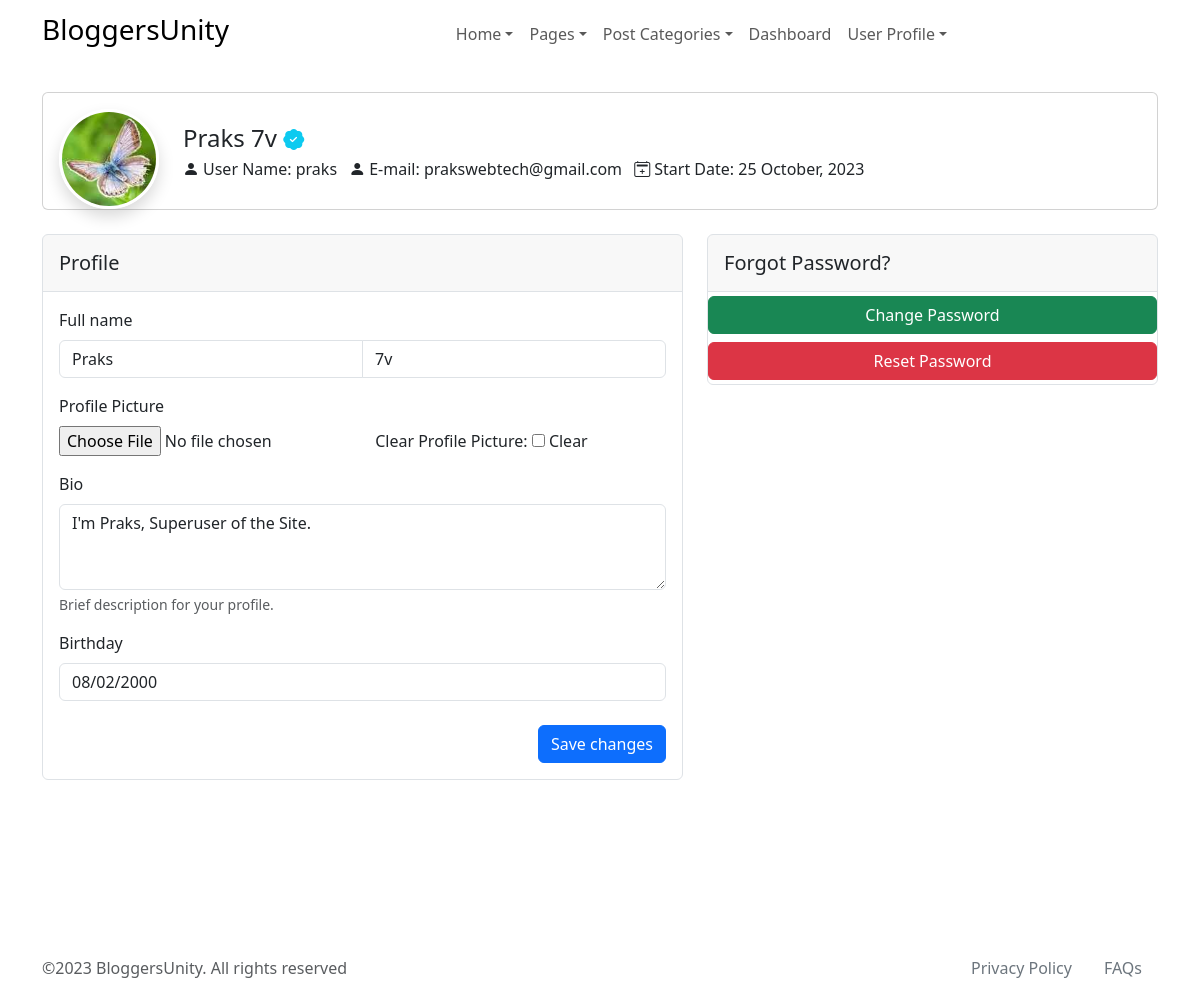
Page /user/profile/ (signed in) on the committed database.
### Tech/models.py (models this page shows, shortened)
class CustomUser(AbstractBaseUser, PermissionsMixin):
    username = models.CharField(max_length=30, unique=True)
    email = models.EmailField(unique=True)
    first_name = models.CharField(max_length=30, blank=True)
    last_name = models.CharField(max_length=30, blank=True)
    profile_picture = models.ImageField(upload_to='profile_pictures', blank=True, null=True)
    date_of_birth = models.DateField(null=True, blank=True)
    bio = models.TextField(blank=True)
    is_active = models.BooleanField(default=True)
    is_staff = models.BooleanField(default=False)
    date_joined = models.DateTimeField(default=timezone.now)
    objects = CustomUserManager()
    USERNAME_FIELD = 'email'
    REQUIRED_FIELDS = ['username']

### Tech/views.py (the view, shortened to what this page needs)
# urls.py: path('user/profile/', views.UserProfileView.as_view(), name='user_profile'),
class UserProfileView(LoginRequiredMixin, View):
    template_name = 'Tech/user_profile.html'
    def get(self, request):
        user = request.user
        form = UserProfileForm(instance=user)
        return render(request, self.template_name, {'user': user, 'form': form})

### Tech/forms.py (shortened to what this page needs)
class UserProfileForm(forms.ModelForm):
    class Meta:
        model = CustomUser
        fields = ['first_name', 'last_name', 'bio', 'profile_picture', 'date_of_birth']
    def __init__(self, *args, **kwargs):
        super(UserProfileForm, self).__init__(*args, **kwargs)
        self.fields['profile_picture'].required = False

### Tech/templates/Tech/user_profile.html (shortened to what this page needs)
{% extends 'Tech/base.html' %}
{% block content %}
<section class="py-4">
    <div class="container">
        <div class="row g-4">
            <div class="col-12">
                <div class="card mb-4 position-relative z-index-9">
                    <div class="card-body pt-3 pb-0">
                        <div class="row d-flex justify content-between">
                            <div class="col-sm-12 col-md-auto text-center text-md-start">
                                <div class="avatar avatar-xxl mt-n5">
                                    {% if user.profile_picture %}
                                    <img class="avatar-img rounded-circle border border-white border-3 shadow"
                                         width="100" height="100"
                                         src="{{ user.profile_picture.url }}" alt="Profile Picture">
                                    {% else %}
                                    <img class="avatar-img rounded-circle border border-white border-3 shadow"
                                         src="" style="width: 120px; height: 120px;" alt="Profile Picture">
                                    {% endif %}
                                </div>
                            </div>
                            <div class="col-sm-12 col-md text-center text-md-start d-md-flex justify-content-between align-items-center">
                                <div>
                                    <h4 class="my-1">{{ user.first_name }} {{ user.last_name }} <i
                                            class="bi bi-patch-check-fill text-info small"></i></h4>
                                    <ul class="list-inline">
                                        <li class="list-inline-item"><i class="bi bi-person-fill me-1"></i>User Name:
                                            {{ user.username }}
                                        </li>
                                        <li class="list-inline-item"><i class="bi bi-person-fill me-1"></i>E-mail:
                                            {{ user.email }}
                                        </li>
                                        <li class="list-inline-item"><i class="bi bi-calendar2-plus me-1"></i>Start
                                            Date: {{ user.date_joined|date:"d F, Y" }}
                                        </li>
                                    </ul>
                                </div>
                            </div>
                        </div>
                    </div>
                </div>
            </div>
        </div>
        <div class="row g-4">
            <div class="col-lg-7 col-xxl-8">
                <form method="post" enctype="multipart/form-data">
                    <div class="card border mb-4">
                        <div class="card-header border-bottom p-3">
                            <h5 class="card-header-title mb-0">Profile</h5>
                        </div>
                        <div class="card-body">
                            <div class="mb-3">
                                <label class="form-label">Full name</label>
                                <div class="input-group">
                                    <input type="text" class="form-control" name="first_name"
                                           value="{{ user.first_name }}"
                                           placeholder="First name">
                                    <input type="text" class="form-control" name="last_name"
                                           value="{{ user.last_name }}"
                                           placeholder="Last name">
                                </div>
                            </div>
                            <div class="mb-3">
                                <label class="form-label">Profile Picture</label>
                                <div>
                                    <input type="file" name="profile_picture" accept="image/*" id="id_profile_picture">
                                    {% if user.profile_picture %}
                                    <label for="id_profile_picture">Clear Profile Picture: </label>
                                    <input type="checkbox" name="profile_picture-clear" id="profile_picture-clear_id">
                                    <label for="profile_picture-clear_id">Clear</label>
                                    {% else %}
                                    <label for="id_profile_picture">Upload Profile Picture</label>
                                    {% endif %}
                                </div>
                            </div>
                            <div class="mb-3">
                                <label class="form-label">Bio</label>
                                <textarea class="form-control" rows="3" name="bio">{{ user.bio }}</textarea>
                                <div class="form-text">Brief description for your profile.</div>
                            </div>
                            <div>
                                <label class="form-label">Birthday</label>
                                <input type="text" class="form-control flatpickr-input" placeholder="DD/MM/YYYY"
                                       name="date_of_birth" value="{{ user.date_of_birth|date:'d/m/Y' }}">
                            </div>
                            <div class="d-flex justify-content-end mt-4">
                                <button type="submit" class="btn btn-primary">Save changes</button>
                            </div>
                        </div>
                    </div>
                </form>
            </div>
            <div class="col-lg-5 col-xxl-4">
                <div class="card border mb-4">
                    <div class="card-header border-bottom p-3">
                        <h5 class="card-header-title mb-0">Forgot Password?</h5>
                    </div>
                    <a href="{% url 'password_change' %}" class="btn btn-success my-1">Change Password</a>
                    <a href="{% url 'password_reset' %}" class="btn btn-danger my-1">Reset Password</a>
                </div>
            </div>
        </div>
    </div>
</section>
{% endblock %}

### rows in the picture
CustomUser: profile_picture (picture), first_name "Praks", last_name "7v", username "praks", email "prakswebtech@gmail.com", date_joined "25 October, 2023", bio "I'm Praks, Superuser of the Site.", date_of_birth "08/02/2000"
